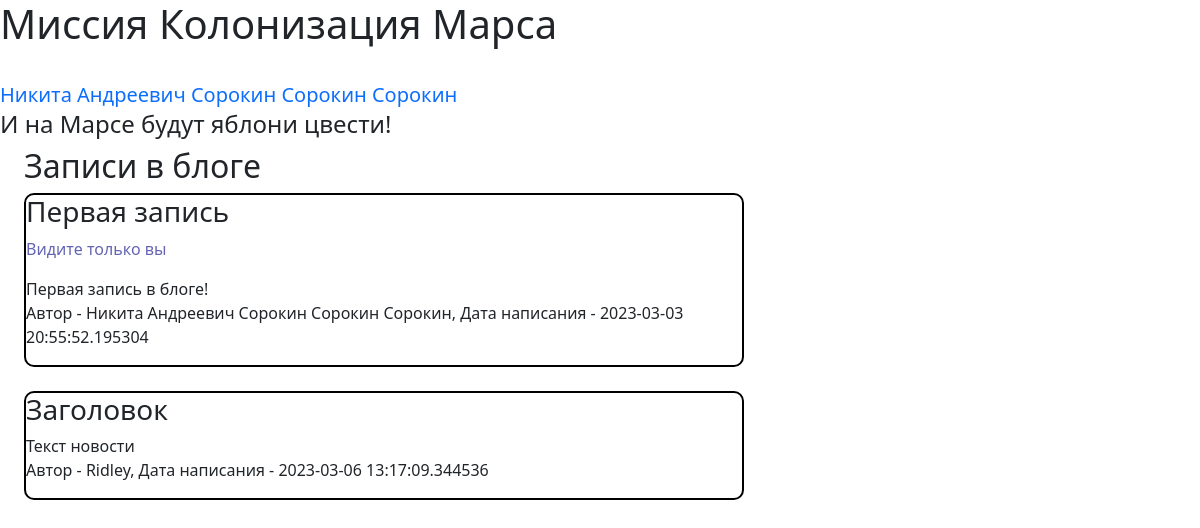
Screenshot of /index (signed in) with the database file from the repository.
### data/users.py (models this page shows, shortened)
class User(SqlAlchemyBase, UserMixin, SerializerMixin):
    __tablename__ = "users"
    id = sqlalchemy.Column(sqlalchemy.Integer, primary_key=True, autoincrement=True)
    surname = sqlalchemy.Column(sqlalchemy.String, nullable=True)
    name = sqlalchemy.Column(sqlalchemy.String, nullable=True)
    age = sqlalchemy.Column(sqlalchemy.Integer, nullable=True)
    position = sqlalchemy.Column(sqlalchemy.String, nullable=True)
    speciality = sqlalchemy.Column(sqlalchemy.String, nullable=True)
    address = sqlalchemy.Column(sqlalchemy.String, nullable=True)
    email = sqlalchemy.Column(sqlalchemy.String, nullable=True, unique=True, index=True)
    password_hash = sqlalchemy.Column(sqlalchemy.String, nullable=True)
    modified_date = sqlalchemy.Column(sqlalchemy.DateTime, default=datetime.datetime.now)

### data/news.py (models this page shows)
class News(SqlAlchemyBase, SerializerMixin):
    __tablename__ = 'news'
    id = sqlalchemy.Column(sqlalchemy.Integer, primary_key=True, autoincrement=True)
    title = sqlalchemy.Column(sqlalchemy.String, nullable=True)
    content = sqlalchemy.Column(sqlalchemy.String, nullable=True)
    created_date = sqlalchemy.Column(sqlalchemy.DateTime, default=datetime.datetime.now)
    is_private = sqlalchemy.Column(sqlalchemy.Boolean, default=True)
    user_id = sqlalchemy.Column(sqlalchemy.Integer, sqlalchemy.ForeignKey("users.id"))
    user = orm.relationship('User')

### main.py (the view)
@app.route("/")
@app.route("/index")
def index():
    db_sess = db_session.create_session()
    if current_user.is_authenticated:
        news = db_sess.query(News).filter(
            (News.user == current_user) | (News.is_private != True))
    else:
        news = db_sess.query(News).filter(News.is_private != True)
    return render_template('handle_authentification.html', news=news)

### data/db_session.py (called while the page is built)
def create_session() -> Session:
    global __factory
    return __factory()

### main.py (called while the page is built)
@login_manager.user_loader
def load_user(user_id):
    db_sess = db_session.create_session()
    return db_sess.query(User).get(user_id)

### templates/handle_authentification.html
{% extends "base.html" %}
{% block content %}
<h2>Записи в блоге</h2>
<div id="news">
{% for el in news %}
    <div class="post">
        <h3 class="news_title">{{ el.title }}</h3>
        {% if el.is_private %}
            <p class="private">   Видите только вы</p>
        {% endif %}
        <p>{{ el.content }}
            <br/>
        Автор - {{ el.user.name }}, Дата написания - {{ el.created_date }}</p>
    </div>
<br/>
{% endfor %}
</div>
{% endblock %}

### templates/base.html (shortened to what this page needs)
<!DOCTYPE html>
<html lang="en">
<head>
    <link rel="stylesheet"
                    href="https://cdn.jsdelivr.net/npm/bootstrap@5.0.0-beta1/dist/css/bootstrap.min.css"
>
    <link rel="stylesheet" type="text/css" href="{{ url_for('static', filename='style/style.css') }}" />
    </head>
    <body>
        <h1>Миссия Колонизация Марса</h1>
        <br>
        <nav><a>
            {% if current_user.is_authenticated %}
                <a class="navbar-brand" href="/logout">{{ current_user.name }}</a>
            {% else %}
                <a>
                    <a class="btn btn-primary " href="/register">Зарегистрироваться</a>
                    <a class="btn btn-success" href="/login">Войти</a>
                </a>
            {% endif %}
        </a></nav>
        <h4>И на Марсе будут яблони цвести!</h4>
         {% block content %}{% endblock content %}
    </body>
</html>

### static/style/style.css (style rules this page uses)
.post { border: 2px solid black; border-radius: 10px; }
#news { max-width: 60%; margin-left: 2%; margin-right: 2%; }
.private { color: rgb(100, 100, 180); display:inline-block; }
h2, .buttons, table { margin-left: 2%; margin-right: 2%; }

### rows the page displays
User: name "Никита Андреевич Сорокин Сорокин Сорокин"
News: title "Первая запись", is_private "Видите только вы", content "Первая запись в блоге!", user.name "Никита Андреевич Сорокин Сорокин Сорокин", created_date "2023-03-03 20:55:52.195304"
News: title "Заголовок", content "Текст новости", user.name "Ridley", created_date "2023-03-06 13:17:09.344536"
